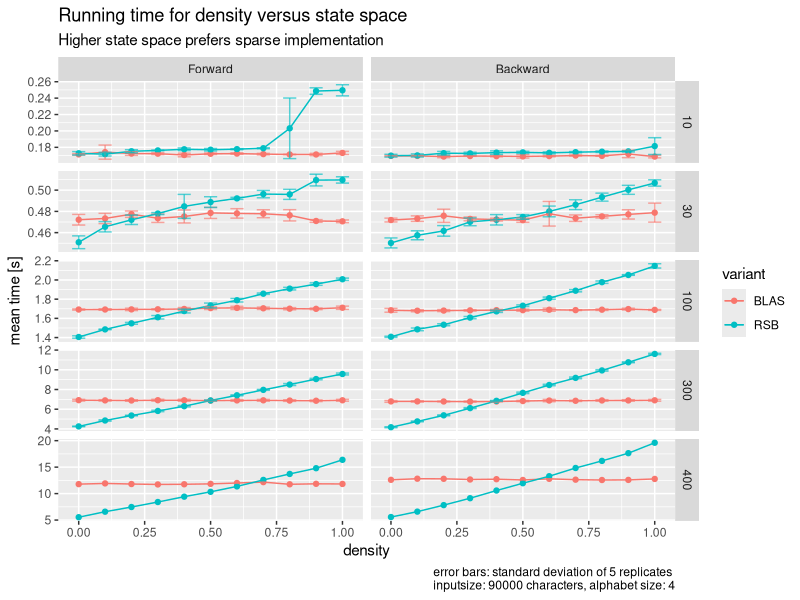
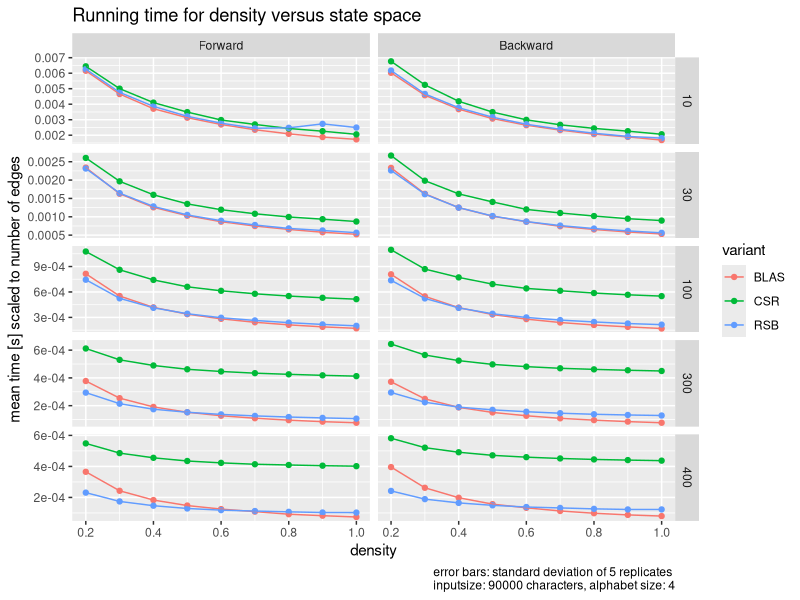
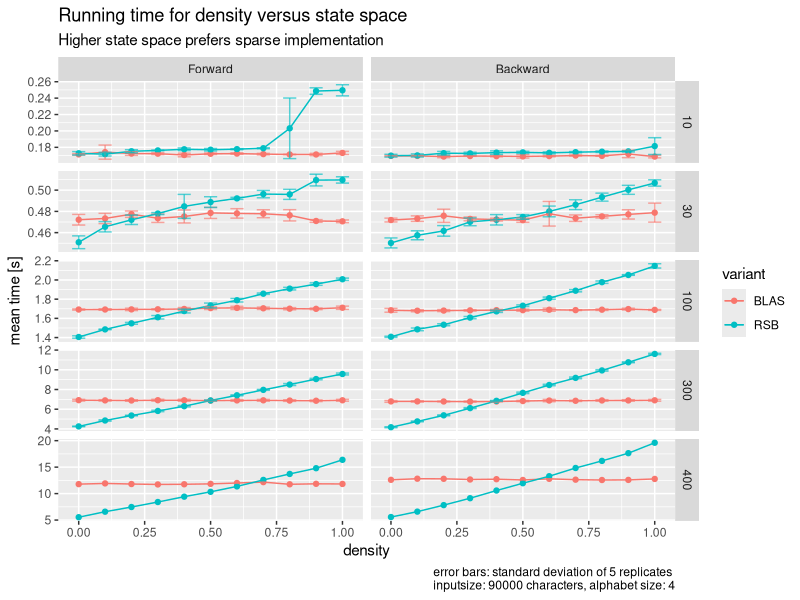
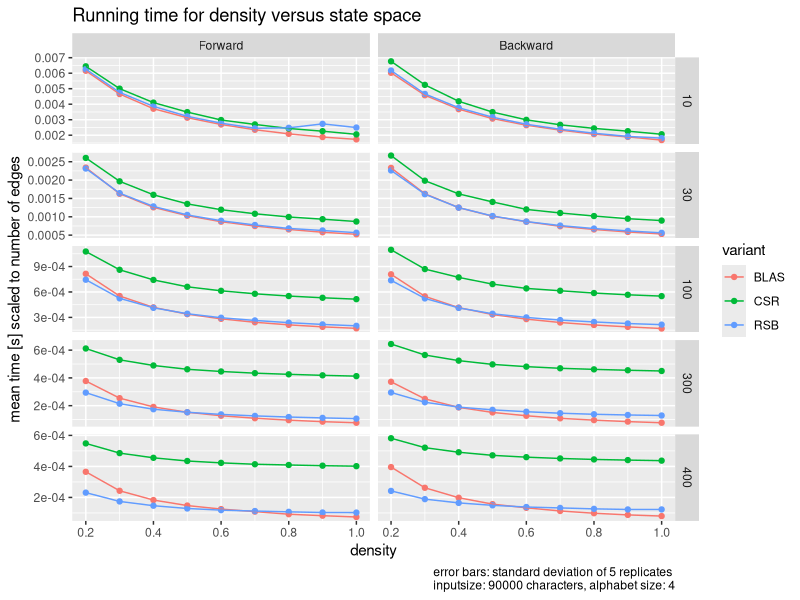

R code for these plots, in order:
library(tidyverse)
library(ggpubr)
library(svglite)


# This is for plotting figure B
# For the algorithms Forward and Backward, we want to show that the sparse implementations are faster than the dense implementations.




setwd("~/bioinformatics/hmm/git_tc_hmmmlib/test_framework/plots")

n_edges = function(n, d) {
    # n: number of hidden states. 
    # d: density
    n+(n*n-n)*d
}



## Statesparse

#data = read_csv("../newdata/statesparse.csv", col_names = F)
#data = read_csv("../bigvs.csv", col_names = F)
data = read_csv("../data/B.csv")
names(data) = c('test',
                'observations',
                'time',
                'algorithm',
                'variant',
                'statespace')
data$algorithm = data %>% pull(algorithm) %>% recode(forward = "Forward",
                                                     backward_time = "Backward")
data$algorithm = factor(data$algorithm, levels=(data$algorithm %>% unique %>% sort(decreasing = T)))

caption = "error bars: standard deviation of 5 replicates \ninputsize: 90000 characters, alphabet size: 4"
data_grouped = data %>%
    #filter(variant != "CSR") %>% 
    mutate(observations = 1-observations) %>% # turn sparseness into density
    group_by(observations, algorithm, variant, statespace) %>%
    summarise(mean = mean(time), sd = sd(time))

# raw
data_grouped %>% filter(variant %in% c("RSB", "BLAS")) %>% 
    ggplot(aes(observations, mean, mean, color = variant)) +
    geom_point() +
    geom_line() +
    geom_errorbar(aes(ymin = (mean - sd), ymax = (mean + sd)), width = 0.05, alpha = .65) +
    facet_grid(statespace ~ algorithm, scales = "free") +
    
    labs(
        x = "density",
        y = "mean time [s]",
        caption = caption,
        title = "Running time for density versus state space",
        subtitle = "Higher state space prefers sparse implementation"
    )
#geom_hline(yintercept = 0, alpha = 0)
ggsave("figure_B.pdf", height = 7, width = 10)



# scaled by the number of edges
data_grouped %>% filter(observations >= 0.1) %>%  ggplot(aes(observations, mean/n_edges(statespace, observations), mean, color = variant)) +
    geom_point() +
    geom_line() +
    #geom_errorbar(aes(ymin = (mean - sd), ymax = (mean + sd)), width = 0.05, alpha = .65) +
    facet_grid(statespace ~ algorithm, scales = "free") +
    labs(
        x = "density",
        y = "mean time [s] scaled to number of edges",
        caption = caption,
        title = "Running time for density versus state space"
    )
#geom_hline(yintercept = 0, alpha = 0)
ggsave("figure_B_scaled.pdf", height = 7, width = 10)
